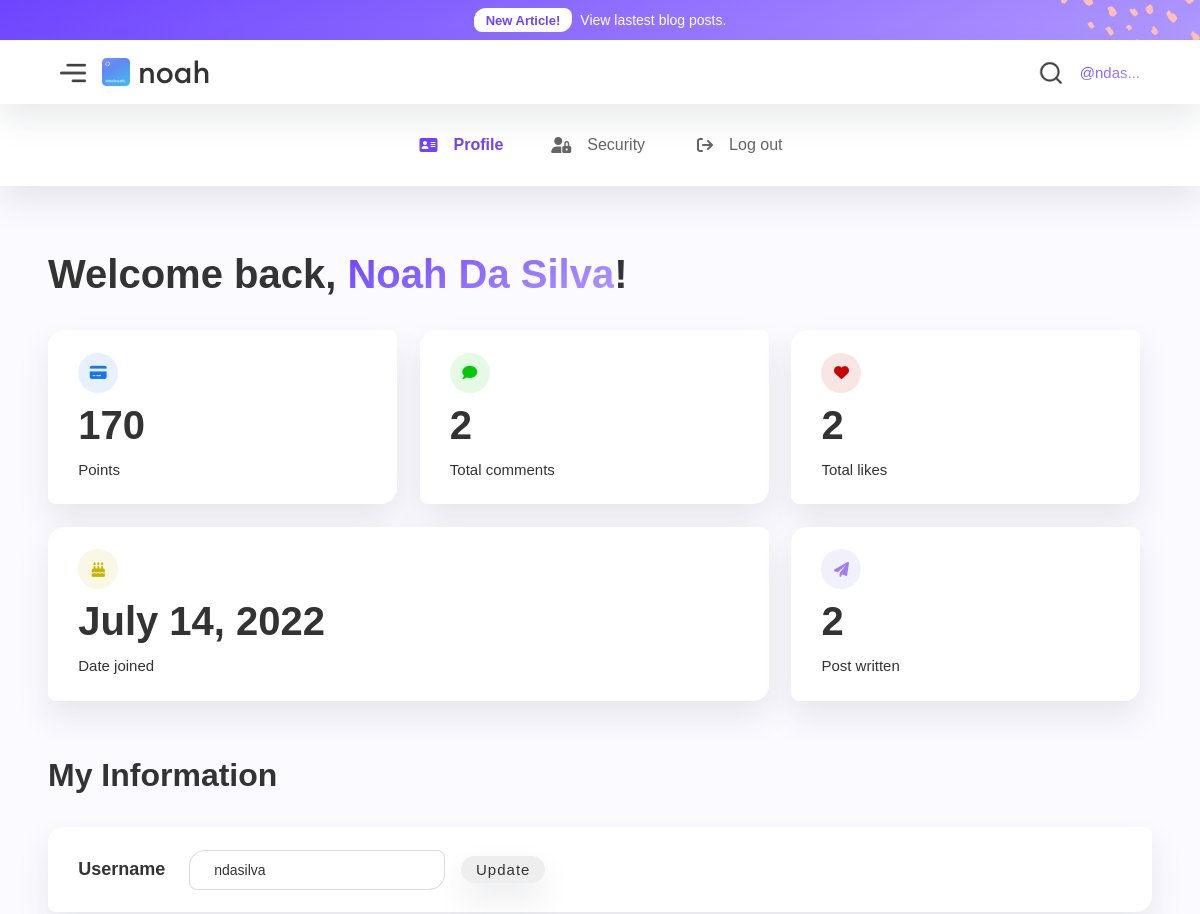
The app's page /dashboard/ (signed in, upper part), older data.
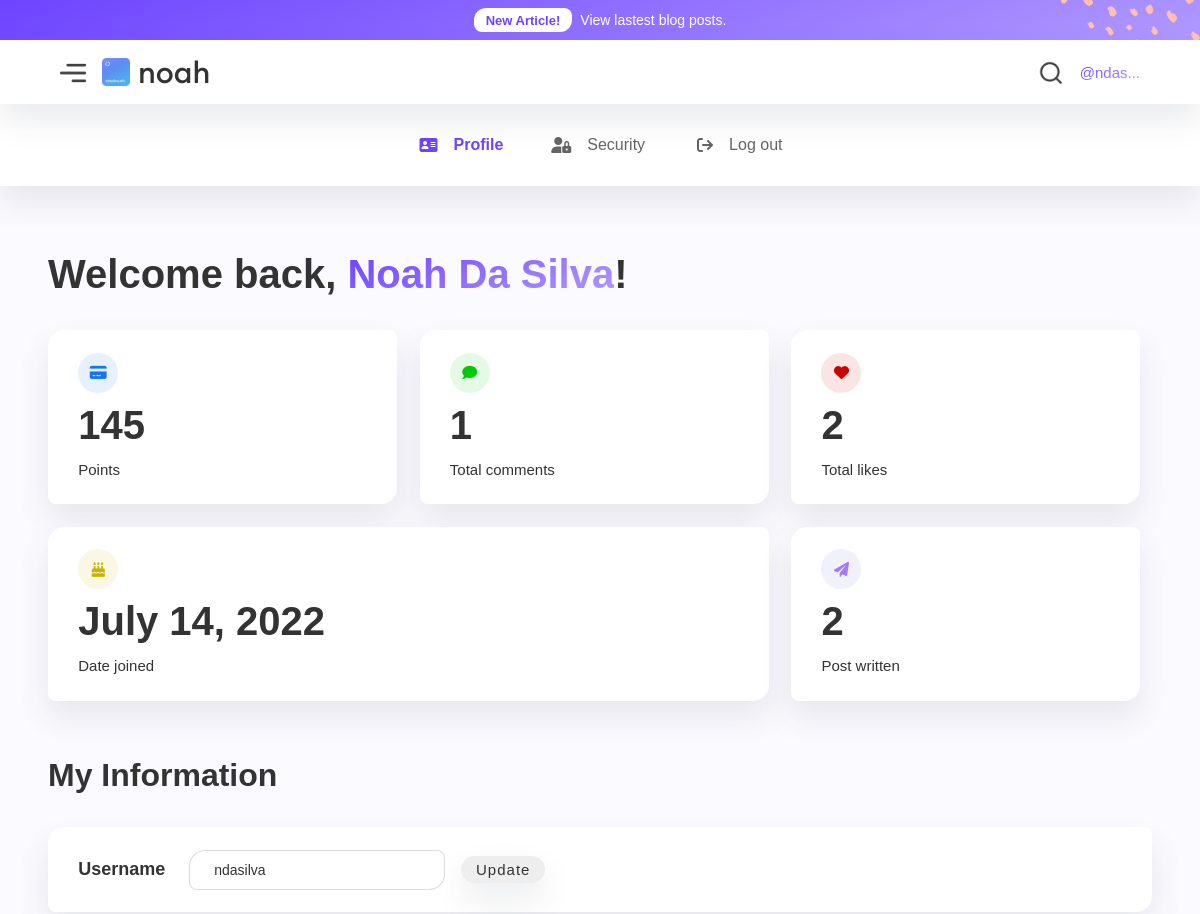
The same page, newer data.
### account/models.py (models this page shows, shortened)
class User(AbstractBaseUser, PermissionsMixin):
    email = models.EmailField(_('email'), unique=True, default='')
    date_joined = models.DateTimeField(_('date joined'), auto_now_add=True)
    username = models.CharField(_('username'), max_length=24, unique=True)
    full_name = models.CharField(_('full name'), max_length=64, null=True, blank=True)
    is_superadmin = models.BooleanField(_('is_superadmin'), default=False)
    is_active = models.BooleanField(_('is_active'), default=True)
    is_staff = models.BooleanField(default=False)
    USERNAME_FIELD = 'email'
    REQUIRED_FIELDS = ['username']
    objects = CustomUserManager()
    class Meta:
        verbose_name = _('user')
        verbose_name_plural = _('users')
    def get_total_posts_likes(self):
        likes = self.like_set.all()
        total_likes = 0
        for like in likes:
            if like.value == 'Like':
                total_likes += 1
        return total_likes
    def get_total_posts_comments(self):
        return self.comment_set.all().count()
    def get_total_posts_written(self):
        return self.post_author.all().count()
    def get_profile_score(self):
        score = self.get_total_posts_likes() * 10
        score += self.get_total_posts_comments() * 25
        score += self.get_total_posts_written() * 50
        return score

### blog/models.py (models this page shows, shortened)
class Like(models.Model):
    user = models.ForeignKey(User, on_delete=models.CASCADE)
    post = models.ForeignKey(Post, on_delete=models.CASCADE)
    value = models.CharField(choices=LIKE_CHOICES, max_length=8)
    updated_on = models.DateTimeField(auto_now= True, blank=True)
    created_on = models.DateTimeField(auto_now_add=True, blank=True)

### account/views.py (the view, shortened to what this page needs)
# urls.py: path('dashboard/', views.DashboardView.as_view(), name="dashboard"),
class DashboardView(LoginRequiredMixin, UpdateView):
    form_class = UserUpdateForm
    model = User
    template_name = 'dashboard.html'
    def get_object(self):
        return self.request.user

### account/forms.py
class UserUpdateForm(forms.ModelForm):
    class Meta:
        model = get_user_model()
        fields = ['username', 'full_name', 'email',]

### account/templates/dashboard.html (shortened to what the changed rows need)
{% extends 'base.html' %}
{% load widget_tweaks %}
{% load static %}
{% block content %}
  <div class="default-section no-padding wf-section">
    <div class="dashboard-wrapper">
      <div data-duration-in="300" data-duration-out="100" data-current="Profile" data-easing="ease" class="dashboard-tabs w-tabs">
        <div class="dashboard-tabs-wrapper w-tab-content">
          <div data-w-tab="Profile" class="default-section w-tab-pane w--tab-active">
            <div class="dashboard-tab-content">
              {% if user.full_name %}
              <h1 class="h3-heading">Welcome back, <span class="gradient-span">{{ user.full_name }}</span>!</h1>
              {% else %}
              <h1 class="h3-heading">Welcome back, <span class="gradient-span">{{ user.username }}</span>!</h1>
              {% endif %}
              <div class="dashboard-row">
                <div class="dashboard-info-box third">
                  <div class="dashboard-box-padding">
                    <div class="colourful-icon"></div>
                    <h2 class="dashboard-heading">{{ user.get_profile_score }}</h2>
                    <div>Points</div>
                  </div>
                </div>
                <div class="dashboard-info-box third">
                  <div class="dashboard-box-padding">
                    <h2 class="dashboard-heading"><span ms-data="spend">{{ user.get_total_posts_comments }}</span></h2>
                  </div>
                </div>
                <div class="dashboard-info-box third mobile-full-box">
                  <div class="dashboard-box-padding">
                    <div class="colourful-icon red"></div>
                    <h2 ms-data="launch" class="dashboard-heading">{{ user.get_total_posts_likes }}</h2>
                    <div>Total likes</div>
                  </div>
                </div>
                <div class="dashboard-info-box two-third">
                  <div class="dashboard-box-padding">
                    <div class="colourful-icon yellow"></div>
                    <h2 class="dashboard-heading">{{ user.date_joined|date:"F d, Y"  }}</h2>
                    <div>Date joined</div>
                  </div>
                </div>
                <div class="dashboard-info-box third mobile-full-box">
                  <div class="dashboard-box-padding">
                    <div class="colourful-icon purple"></div>
                    <h2 ms-data="launch" class="dashboard-heading">{{ user.get_total_posts_written }}</h2>
                    <div>Post written</div>
                  </div>
                </div>
              </div>
            </div>
            <form action"{% url 'dashboard' %}" method="post" class="dashboard-tab-content">
              <h2 class="h4-heading">My Information</h2>
              <div class="dashboard-row">
                <div class="dashboard-info-box full-width">
                  <div class="dashboard-box-padding horizontal-flex">
                    <div class="account-form w-form">
                      <div class="account-form-div">
                        <div id="w-node-_6c96194b-262c-23cf-81db-5c4df3519fc9-fd0192b4">
                          {% render_field form.username type="text" class="account-input w-input" placeholder="Enter new username..." %}
                        </div>
                      </div>
                    </div>
                  </div>
                </div>
              </div>
            </form>
          </div>
        </div>
      </div>
    </div>
  </div>
{% endblock %}

### main/templates/base.html (shortened to what this page needs)
{% load static %}
<!DOCTYPE html>
<html lang="en">
<head>
    <link href="{% static 'main/css/normalize.css' %}" rel="stylesheet" type="text/css">
    <link href="{% static 'main/css/webflow.css' %}" rel="stylesheet" type="text/css">
    <link href="{% static 'main/css/ndasilva.webflow.css' %}" rel="stylesheet" type="text/css">
</head>
<body>
    {% block navbar %}
    <div class="nav-banner-wrapper">
        <a href="{% url 'blog' %}" class="banner-link w-inline-block">
            <div class="w-layout-grid nav-banner-grid">
                <div id="w-node-_1be03d6a-790c-629e-8122-d0fe113d13b0-113d13ad" class="banner-info">
                    <div id="w-node-_1be03d6a-790c-629e-8122-d0fe113d13b1-113d13ad" class="banner-new-tag">New Article!
                    </div>
                    <div id="w-node-_1be03d6a-790c-629e-8122-d0fe113d13b3-113d13ad" class="banner-text">View lastest blog posts.</div>
                </div>
            </div>
        </a>
    </div>
    <div class="navbar-wrapper">
        <div data-collapse="all" data-animation="default" data-duration="400" data-easing="ease" data-easing2="ease"
            role="banner" class="navbar w-nav">
            <div class="w-layout-grid navbar-grid">
                <div class="w-layout-grid nav-menu-grid">
                    <div class="nav-menu-link-block w-nav-button"><img src="{% static 'main/img/nav-menu-img.png' %}"
                            loading="lazy"
                            srcset="{% static 'main/img/nav-menu-img-p-500.png' %} 500w, {% static 'main/img/nav-menu-img.png' %} 512w"
                            sizes="(max-width: 767px) 26px, (max-width: 991px) 3vw, 26px" alt=""
                            class="nav-menu-icon small"></div>
                    <a href="{% url 'home' %}" id="w-node-_073a6cad-f6aa-4cb3-d13c-226c4e6884fb-4e6884ef" aria-current="page"
                        class="brand-logo-link w-inline-block"><img
                            src="{% static 'main/img/58f322539377c4d97bfdc4882eb80ab9-256.png' %}" loading="lazy" alt=""
                            class="brand-logo-img">
                        <div>noah</div>
                    </a>
                </div>
                <div class="w-layout-grid nav-menu-grid">
                    <a href="{% url 'tags' %}" id="w-node-_073a6cad-f6aa-4cb3-d13c-226c4e688500-4e6884ef"
                        class="nav-link-block w-inline-block"><img src="{% static 'main/img/search-img.png' %}"
                            loading="lazy" alt="" class="nav-menu-icon small"></a>
                    {% if user.is_authenticated %}
                    <a href="{% url 'dashboard'%}" id="w-node-_073a6cad-f6aa-4cb3-d13c-226c4e688502-4e6884ef"
                        class="nav-link-block w-inline-block" style="text-decoration: none;">
                        {% if user %}
                        <span class="gradient-span fa900solid">@{{ user.username.0 }}{{ user.username.1 }}{{ user.username.2 }}{{ user.username.3 }}...</span>
                        {% else %}
                        <img src="{% static 'main/img/account-img.png' %}" loading="lazy" alt="" class="nav-menu-icon small">
                        {% endif %}
                    </a>
                    {% else %}
                    <a href="{% url 'login'%}" id="w-node-_073a6cad-f6aa-4cb3-d13c-226c4e688502-4e6884ef"
                    class="nav-link-block w-inline-block"><img src="{% static 'main/img/account-img.png' %}"
                        loading="lazy" alt="" class="nav-menu-icon small"></a>
                    {% endif %}
                </div>
            </div>
        </div>
    </div>
    {% endblock %}
    {% block content %}
    {% endblock %}
</body>
</html>

Row changes from the older to the newer data that the page shows:
changed User "Noah Da Silva": get_profile_score "170" → "145"; get_total_posts_comments "2" → "1"
